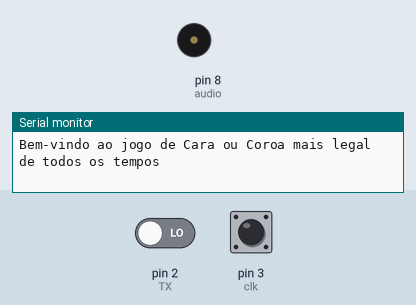
Recording of a sketch running on a simulated Arduino Uno, built with avr-gcc and run on an emulated ATmega328P. Shown: buzzer (waves = sounding), the last lines printed to the serial monitor. Inputs (shaded band) come from the test bench; at power-on: pin 3 (clk) HIGH, pin 2 (TX) LOW.

Above: at 1.2 s.
1.3 s: pin 3 (clk) pulsed LOW 2 times (0.12 s each, 0.3 s apart)
At 2.4 s:
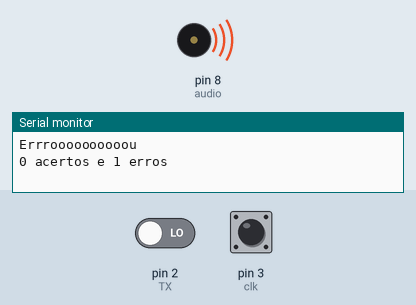
Timing chart, 0 to 4.3 s (numbered marks = the images above; inputs shaded):
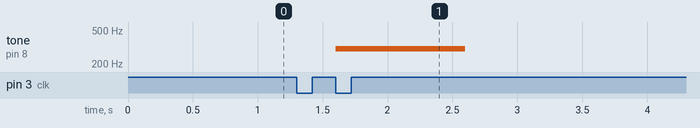

The sketch:

fpga.ino
```cpp
// sinais do FPGA
int TX = 2;
const byte clk = 3;

// saidas de audio
int audio = 8;

// variaveis auxiliares
int jogadas = 0;
int acertos = 0;
int erros = 0;
bool dobradinhas = 0;

bool mustRead = false;

void setup() {
  Serial.begin(9600);
  Serial.flush();
  Serial.print("Bem-vindo ao jogo de Cara ou Coroa mais legal de todos os tempos\n");
  pinMode(TX, INPUT);
  pinMode(clk, INPUT_PULLUP);
  pinMode(audio, OUTPUT);
  attachInterrupt(digitalPinToInterrupt(clk), bordered, FALLING);
}

void loop() {
  if(mustRead) {
    int tx = digitalRead(TX);
    if(tx == LOW) {
      Serial.print("Errroooooooooou\n");
      erros++;
      Serial.print(acertos);
      Serial.print(" acertos e ");
      Serial.print(erros);
      Serial.print(" erros\n");
      tone(audio, 300, 1000);
      mustRead = false;
    } else {
      Serial.print("Acertooooooooou miseravi\n");
      acertos++;
      Serial.print(acertos);
      Serial.print(" acertos e ");
      Serial.print(erros);
      Serial.print(" erros\n");
      tone(audio, 1500, 200);
      delay(200);
      tone(audio, 1500, 200);
      delay(200);
      tone(audio, 1500, 200);
      delay(200);
      mustRead = false;
    }
  }
}

void bordered() {
  if(dobradinhas) {
    mustRead = true;
    dobradinhas = !dobradinhas;
  } else {
    mustRead = false;
    dobradinhas = !dobradinhas;
  }
}
```

Measured:
- after the input at 1.3 s, tone on pin 8 (audio): silent → 300 Hz after 0.30 s, → silent 1.0 s later
